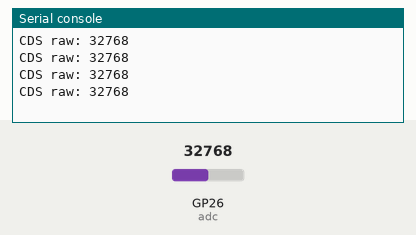
The program below on a simulated Raspberry Pi Pico running MicroPython. Shown: the last lines printed to the serial console. The test bench sets the inputs (shaded band); at power-on: GP26 (adc) = 32768 (analog values on the 0–65535 scale).

Above: at 1.2 s.
1.3 s: GP26 (adc) set to 45874
At 1.71 s:
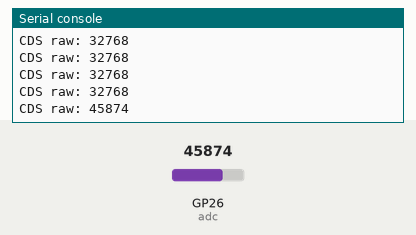
2.8 s: GP26 (adc) set to 57670
At 2.91 s:
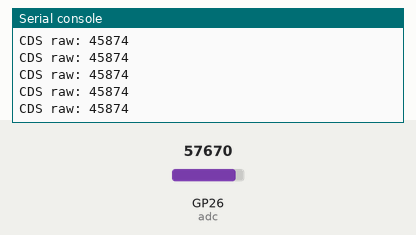
Timing chart, 0 to 5.8 s (numbered marks = the images above; inputs shaded):
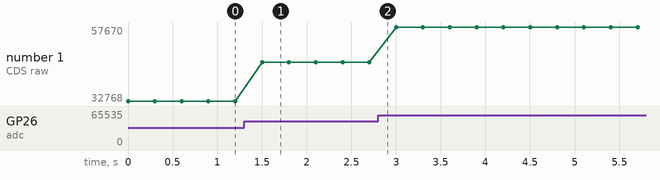

The program:

13_ADC_CDS.py
```python
# ================================================================
#  파일명    : 13_ADC_CDS.py
#  설명      : CDS (LDR · 조도센서) 값 읽기 · raw 만 출력
#             빛이 많을수록 · 어두울수록 값이 어떻게 변하는지 관찰
#  준비      : JP1 점퍼를 A - Center (LDR) 위치로 이동
#  대상 부품 : CDS 조도센서 (LDR) · GP26 · ADC(0)
#  보드      : YeonTahn Board V1
#  회사      : TouchLabs (https://touchlabs.kr)
#  작성자    : yangjipsa
#  작성일    : 2026-08-28
# ================================================================

from machine import ADC
from time import sleep

# ---------- 설정 ----------
adc = ADC(26)               # GP26 · ADC0

try:
    while True:
        raw = adc.read_u16()
        print(f"CDS raw: {raw}")
        sleep(0.3)

except KeyboardInterrupt:
    pass
```

Measured:
- after the input at 1.3 s, the serial console: prints a new line after 0.20 s (image 1)
- plotted number 1: 32768 → 45874 after the input at 1.3 s, 45874 → 57670 after the input at 2.8 s
